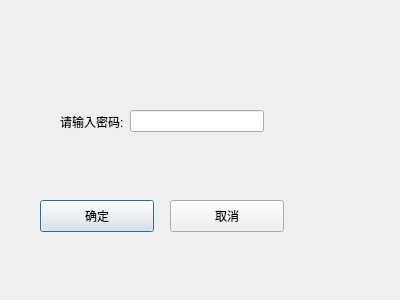
<?xml version="1.0" encoding="UTF-8"?>
<ui version="4.0">
 <class>check</class>
 <widget class="QDialog" name="check">
  <property name="geometry">
   <rect>
    <x>0</x>
    <y>0</y>
    <width>400</width>
    <height>300</height>
   </rect>
  </property>
  <property name="windowTitle">
   <string>Dialog</string>
  </property>
  <widget class="QPushButton" name="pushButton">
   <property name="geometry">
    <rect>
     <x>40</x>
     <y>200</y>
     <width>114</width>
     <height>32</height>
    </rect>
   </property>
   <property name="text">
    <string>确定</string>
   </property>
  </widget>
  <widget class="QPushButton" name="pushButton_2">
   <property name="geometry">
    <rect>
     <x>170</x>
     <y>200</y>
     <width>114</width>
     <height>32</height>
    </rect>
   </property>
   <property name="text">
    <string>取消</string>
   </property>
  </widget>
  <widget class="QWidget" name="layoutWidget">
   <property name="geometry">
    <rect>
     <x>60</x>
     <y>110</y>
     <width>204</width>
     <height>23</height>
    </rect>
   </property>
   <layout class="QHBoxLayout" name="horizontalLayout">
    <item>
     <widget class="QLabel" name="label">
      <property name="text">
       <string>请输入密码:</string>
      </property>
     </widget>
    </item>
    <item>
     <widget class="QLineEdit" name="code">
      <property name="styleSheet">
       <string notr="true">color: rgb(19, 23, 9);</string>
      </property>
      <property name="echoMode">
       <enum>QLineEdit::Password</enum>
      </property>
     </widget>
    </item>
   </layout>
  </widget>
 </widget>
 <resources/>
 <connections/>
</ui>
